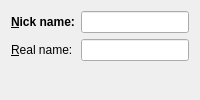
<?xml version="1.0" encoding="UTF-8"?>
<ui version="4.0">
 <class>UserWizardPage</class>
 <widget class="QWizardPage" name="UserWizardPage">
  <property name="title">
   <string>User details</string>
  </property>
  <property name="subTitle">
   <string>Details used to identify user on IRC</string>
  </property>
  <layout class="QFormLayout" name="formLayout">
   <item row="0" column="0">
    <widget class="QLabel" name="label_2">
     <property name="font">
      <font>
       <weight>75</weight>
       <bold>true</bold>
      </font>
     </property>
     <property name="text">
      <string>&amp;Nick name:</string>
     </property>
     <property name="buddy">
      <cstring>lineEditNick</cstring>
     </property>
    </widget>
   </item>
   <item row="0" column="1">
    <widget class="QLineEdit" name="lineEditNick">
     <property name="whatsThis">
      <string>Entering a nick name is mandatory. The nick name identifies You on IRC.</string>
     </property>
     <property name="inputMethodHints">
      <set>Qt::ImhNoAutoUppercase</set>
     </property>
    </widget>
   </item>
   <item row="1" column="0">
    <widget class="QLabel" name="label_6">
     <property name="text">
      <string>&amp;Real name:</string>
     </property>
     <property name="buddy">
      <cstring>lineEditName</cstring>
     </property>
    </widget>
   </item>
   <item row="1" column="1">
    <widget class="QLineEdit" name="lineEditName">
     <property name="whatsThis">
      <string>Entering a real name is optional. The real name identifies You on IRC.</string>
     </property>
     <property name="inputMethodHints">
      <set>Qt::ImhNoAutoUppercase</set>
     </property>
    </widget>
   </item>
  </layout>
 </widget>
 <resources/>
 <connections/>
</ui>
